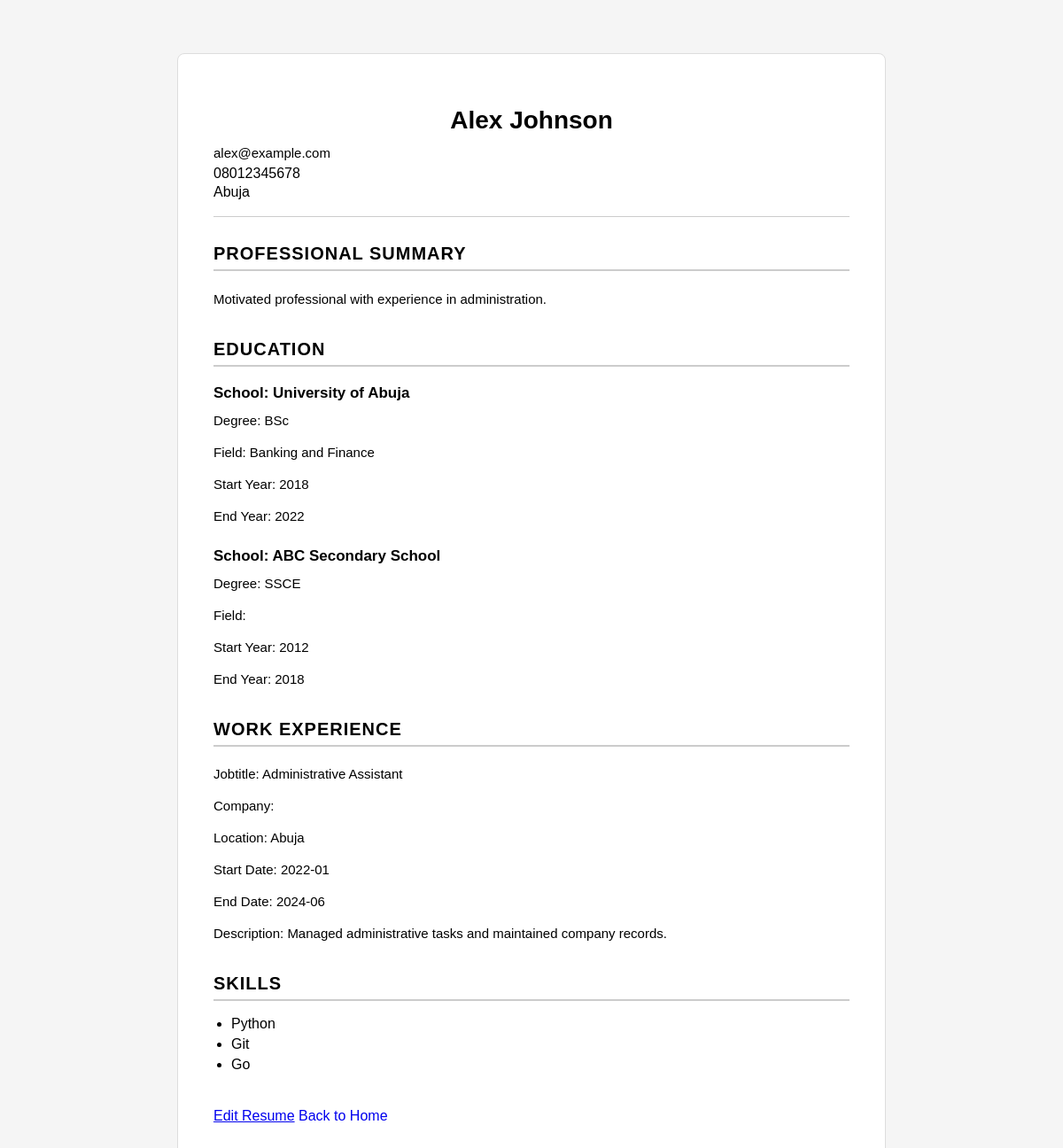
The app's page /resume/4 with its own data.
### tables this page shows
CREATE TABLE resumes (
        id INTEGER PRIMARY KEY,
        name TEXT,
        date_of_birth TEXT,
        email TEXT,
        phone_number TEXT,
        location TEXT,
        summary TEXT
    );

CREATE TABLE education (
        id INTEGER PRIMARY KEY,
        resume_id INTEGER,
        school TEXT,
        degree TEXT,
        field TEXT,
        start_year TEXT,
        end_year TEXT, education_type TEXT,
        FOREIGN KEY (resume_id) REFERENCES resumes(id)
    );

CREATE TABLE work_experience (
    id INTEGER PRIMARY KEY,
    resume_id INTEGER,
    job_title TEXT,
    company TEXT,
    location TEXT,
    start_date TEXT,
    end_date TEXT,
    description TEXT,
    FOREIGN KEY (resume_id) REFERENCES resumes(id)
    );

CREATE TABLE skills (
        id INTEGER PRIMARY KEY,
        resume_id INTEGER,
        skill TEXT,
        FOREIGN KEY (resume_id) REFERENCES resumes(id)
    );

### app.py (the view)
@app.route("/resume/<resume_id>")
def view_resume(resume_id):
    resume = get_complete_resume(int(resume_id))
    if resume is None:
        return "Resume not found."
    return render_template(
        "resume.html",
        resume=resume
    )

### database.py (called while the page is built, shortened)
def load_resume_from_database(resume_id):
    cursor.execute(
        """
        SELECT
            id,
            name,
            date_of_birth,
            email,
            phone_number,
            location,
            summary
        FROM resumes
        WHERE id = ?
        """,
        (resume_id,)
    )
    return cursor.fetchone()

def load_education(resume_id):
    cursor.execute(
        """
        SELECT
            id,
            school,
            degree,
            field,
            start_year,
            end_year
        FROM education
        WHERE resume_id = ?
        """,
        (resume_id,)
    )
    education_records = cursor.fetchall()
    education = []
    for record in education_records:
        education.append({
            "id": record[0],
            "school": record[1],
            "degree": record[2],
            "field": record[3],
            "start_year": record[4],
            "end_year": record[5]
        })
    return education

def load_work_experience(resume_id):
    cursor.execute(
        """
        SELECT
            id,
            job_title,
            company,
            location,
            start_date,
            end_date,
            description
        FROM work_experience
        WHERE resume_id = ?
        """,
        (resume_id,)
    )
    work_records = cursor.fetchall()
    work_experience = []
    for record in work_records:
        work_experience.append({
            "id": record[0],
            "job_title": record[1],
            "company": record[2],
            "location": record[3],
            "start_date": record[4],
            "end_date": record[5],
            "description": record[6]
        })
    return work_experience

def load_skills(resume_id):
    cursor.execute(
        """
        SELECT
            id,
            skill
        FROM skills
        WHERE resume_id = ?
        """,
        (resume_id,)
    )
    skill_records = cursor.fetchall()
    skills = []
    for record in skill_records:
        skills.append({
            "id": record[0],
            "skill": record[1]
        })
    return skills

def load_certifications(resume_id):
    cursor.execute(
        """
        SELECT
            id,
            name,
            organization,
            date
        FROM certifications
        WHERE resume_id = ?
        """,
        (resume_id,)
    )
    certification_records = cursor.fetchall()
    certifications = []
    return certifications

### templates/resume.html (shortened to what this page needs)
<!DOCTYPE html>
<html>
<head>
    <link
    rel="stylesheet"
    href="{{ url_for('static', filename='style.css') }}"
    >
</head>
<body>
    <div class="resume">
     <div class="resume-header">
            <h1>{{ resume["personal_information"]["name"] }}</h1>
            <p class="contact-details">
            {{ resume["personal_information"]["email"] }}</p>
            {{ resume["personal_information"]["phone_number"] }}</p>
            {{ resume["personal_information"]["location"] }}</p>
        </div>
 <div class="professional-summary">
    <h2>Professional Summary</h2>
    <p>{{ resume["summary"] }}</p>
</div>
<div class="education">
    {% if resume["education"] %}
    <h2>Education</h2>
    {% for education in resume["education"] %}
        <h3>School: {{ education["school"] }}</h3>
        <p>Degree: {{ education["degree"] }}</p>
        <p>Field: {{ education["field"] }}</p>
        <p>Start Year: {{ education["start_year"] }}</p>
        <p>End Year: {{ education["end_year"] }}</p>
    {% endfor %}
    {% endif %}
</div>
<div class="work-experience">
    {% if resume["work_experience"] %}
    <h2>Work Experience</h2>
    {% for experience in resume["work_experience"] %}
        <p>Jobtitle: {{ experience["job_title"] }}</p>
        <p>Company: {{ experience["Company"] }}</p>
        <p>Location: {{ experience["location"] }}</p>
        <p>Start Date: {{ experience["start_date"] }}</p>
        <p>End Date: {{ experience["end_date"] }}</p>
        <p>Description: {{ experience["description"] }}</p>
    {% endfor %}
    {% endif %}
</div>
<div class="skills">
    <h2>Skills</h2>
    <ul>
    {% for skill in resume["skills"] %}
        <li>{{ skill["skill"] }}</li>
        {% endfor %}
    </ul>
</div>
<a href="/edit/{{ resume['personal_information']['id'] }}">Edit Resume</a>
<a href="/" class="back-home-link">Back to Home</a>
</body>
</html>

### static/style.css (style rules this page uses)
body { font-family: Arial, sans-serif; max-width: 800px; margin: 40px auto; background-color: #f5f5f5; padding: 20px; }
.personal-information, .professional-summary, .education, .work-experience, .skills, .certifications, .projects, .languages, .achievements, .volunteer-experience, .references { margin-bottom: 30px; }
h1 { text-align: center; font-size: 32px; margin-bottom: 40px; font-weight: 600; }
h2 { border-bottom: 2px solid #ccc; padding-bottom: 5px; font-size: 20px; margin-top: 25px; font-weight: 700; }
p { margin: 6px 0; line-height: 2; font-size: 15px; }
.resume { background-color: white; padding: 40px; border: 1px solid #ddd; box-sizing: border-box; border-radius: 8px; }
h3 { font-size: 17px; margin-bottom: 5px; }
ul { padding-left: 20px; }
li { margin-bottom: 5px; }
.education h3, .work-experience h3, .certifications h3, .projects h3, .languages h3, .achievements h3, .volunteer-experience h3, .references h3 { margin-top: 20px; }
.back-home-link { display: inline-block; margin-top: 20px; text-decoration: none; transition: opacity 0.3s; }
.resume-header { text-align: left; margin-bottom: 30px; }
.resume-header h1 { font-size: 28px; margin-bottom: 10px; }
.resume-header p { margin: 3px 0; line-height: 1.5; }
.contact-details { margin: 0; }
.resume-header { border-bottom: 1px solid #ccc; padding-bottom: 15px; }
.resume h2 { text-transform: uppercase; letter-spacing: 1px; }
.resume h2 { margin-top: 30px; padding-bottom: 6px; }
.resume > div { margin-bottom: 20px; }

### records on screen
resumes: personal_information.name "Alex Johnson", personal_information.email "alex@example.com", personal_information.phone_number "08012345678", personal_information.location "Abuja", summary "Motivated professional with experience in administration."
education: school "University of Abuja", degree "BSc", field "Banking and Finance", start_year "2018", end_year "2022"
education: school "ABC Secondary School", degree "SSCE", start_year "2012", end_year "2018"
work_experience: job_title "Administrative Assistant", location "Abuja", start_date "2022-01", end_date "2024-06", description "Managed administrative tasks and maintained company records."
skills: skill "Python"
skills: skill "Git"
skills: skill "Go"
